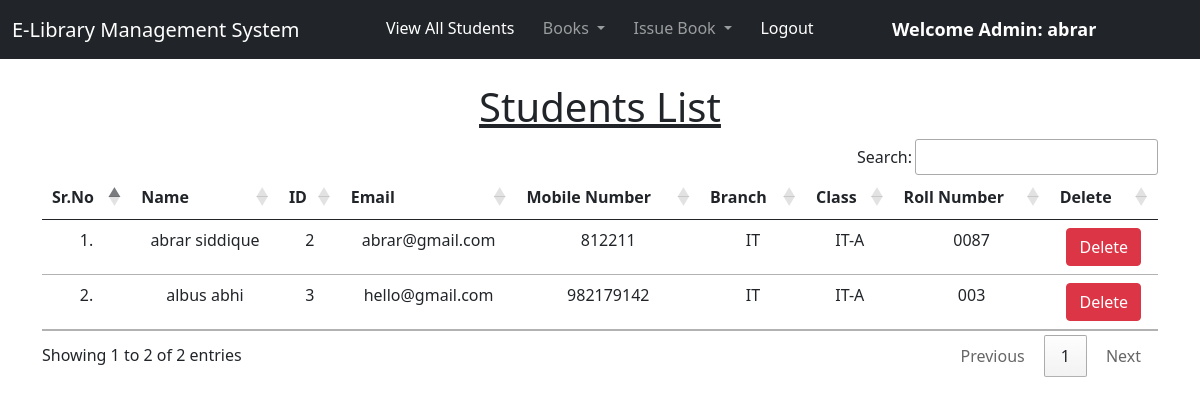
The app's page /view_students/ (signed in) with its own data.
### library/models.py (models this page shows, shortened)
class Student(models.Model):
    user = models.OneToOneField(User, on_delete=models.CASCADE)
    classroom = models.CharField(max_length=10)
    branch = models.CharField(max_length=10)
    roll_no = models.CharField(max_length=3, blank=True)
    phone = models.CharField(max_length=10, blank=True)
    image = models.ImageField(upload_to="", blank=True)

### library/views.py (the view)
# urls.py: path("view_students/", views.view_students, name="view_students"),
@login_required(login_url = '/admin_login')
def view_students(request):
    students = Student.objects.all()
    return render(request, "view_students.html", {'students':students})

### library/templates/view_students.html (shortened to what this page needs)
{% extends 'admin_navbar.html' %}
{% load static %}
{% block body %}
<div class="container mt-4">
    <h1 class="text-center"><u>Students List</u></h1>
    <table class="table table-hover" id="example">
        <thead>
            <tr class="text-center">
                <th>Sr.No</th>
                <th>Name</th>
                <th>ID</th>
                <th>Email</th>
                <th>Mobile Number</th>
                <th>Branch</th>
                <th>Class</th>
                <th>Roll Number</th>
                <th>Delete</th>
            </tr>
        </thead>
        <tbody>
            {% for student in students %}
            <tr class="text-center">
                <td>{{forloop.counter}}.</td>
                <td>{{student.user.get_full_name}}</td>
                <td>{{student.user.id}}</td>
                <td>{{student.user.email}}</td>
                <td>{{student.phone}}</td>
                <td>{{student.branch}}</td>
                <td>{{student.classroom}}</td>
                <td>{{student.roll_no}}</td>
                <td><a href="/delete_student/{{student.id}}/" class="btn btn-danger" onclick="return confirm('Are you sure you want to delete this student?')">Delete</a></td>
            </tr>
            {% endfor %}
        </tbody>
    </table>
    </div>
{% endblock %}

### library/templates/admin_navbar.html (shortened to what this page needs)
<!doctype html>
<html lang="en">
  <head>
    <link href="https://cdn.jsdelivr.net/npm/bootstrap@5.1.0/dist/css/bootstrap.min.css" rel="stylesheet">
    <link rel="stylesheet" href="https://cdn.datatables.net/1.10.25/css/jquery.dataTables.min.css">
    <link rel="stylesheet" href="https://cdn.datatables.net/buttons/1.7.1/css/buttons.dataTables.min.css">
  </head>
  <body>
    <nav class="navbar navbar-expand-lg navbar-dark bg-dark">
        <div class="container-fluid">
          <a class="navbar-brand" href="#">E-Library Management System</a>
          <div class="collapse navbar-collapse" id="navbarSupportedContent">
            <ul class="navbar-nav me-auto mb-2 mb-lg-0">
              <li class="nav-item">
                <a class="nav-link active" aria-current="page" href="/view_students/">View All Students</a>
              </li>
              <li class="nav-item dropdown">
                <a class="nav-link dropdown-toggle" href="#" id="navbarDropdown" role="button" data-bs-toggle="dropdown" aria-expanded="false">
                  Books
                </a>
              </li>
              <li class="nav-item dropdown">
                <a class="nav-link dropdown-toggle" href="#" id="navbarDropdown" role="button" data-bs-toggle="dropdown" aria-expanded="false">
                  Issue Book
                </a>
              </li>
              <li class="nav-item">
                <a class="nav-link active" aria-current="page" href="/logout/">Logout</a>
              </li>
              <li class="nav-item">
                <a style="font-weight:600; font-family:'Segoe UI', Tahoma, Geneva, Verdana, sans-serif; font-size: large;" class="nav-link active" href="#">Welcome Admin: {{request.user}}</a>
              </li>
            </ul>
          </div>
        </div>
      </nav>
      {% block body %}
      {% endblock %}
  </body>
</html>

### records on screen
Student: user.get_full_name "abrar siddique", user.id "2", user.email "abrar@gmail.com", phone "812211", branch "IT", classroom "IT-A", roll_no "0087"
Student: user.get_full_name "albus abhi", user.id "3", user.email "hello@gmail.com", phone "982179142", branch "IT", classroom "IT-A", roll_no "003"

### other values on screen
{{ request.user }} "abrar"
